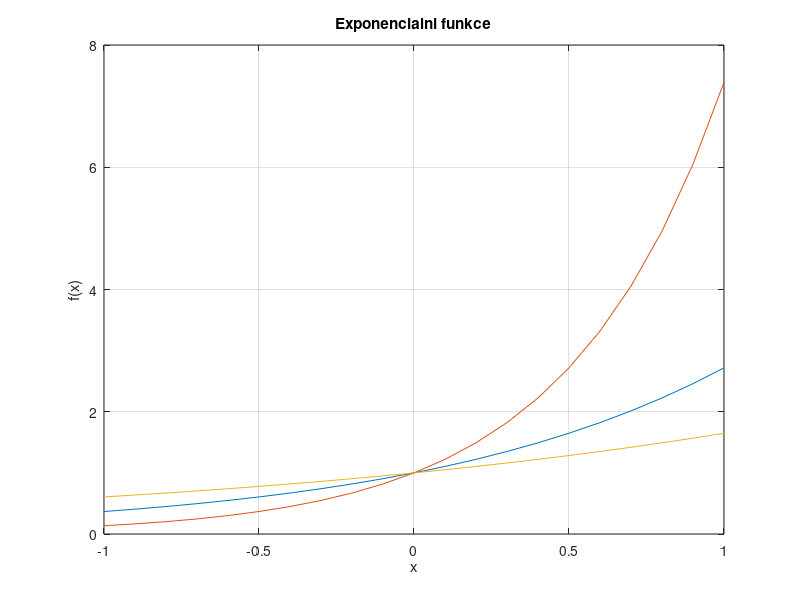

Write the MATLAB code that produced this figure.
%% - vytvoreni sekce (lze spoustet v Editor -> Run Section)
%
% ! UPOZORNENI !
% Pri pouzivani sekci (%%) si davejte pozor na prepisovani promenych ve
% workspace !
% 
% Ve cviceni sem se o tom nezminil. V ramci prvniho cviceni jsme meli 
% velmi jednoduche priklady tudiz nebylo potreba resit promene ve workspace
% avsak pri slozitejsich programech si musite dat pozor aby jste si
% neprepisovali jiz drive deklarovane promene. V ramci prilozeneho scriptu,
% jsem pro demonstraci dopsal do sekci prikazy clear a clc, aby bylo jasne,
% ze kazda seke reprezentuje jednu ulohu.

% vymazani command window
clc;

% uvolneni pameti ve workspace
clear;

% vypis do command window ahoj
disp('ahoj');

% ; - potlaceni vystupu v commmand window

% vytvoreni promenne ktera je konstanta
a = 10.0;

%% Pocvicenicko

clc;
clear;

% generovani vektoru od 1 do 10 s krokem 1 a
% zapsani do promenne 'a'
a = 1:10;

% obdobne generujeme s krokem 0.5
b = 1:0.5:10;

% ^ = ctrl + alt + 3
% x1 = (1:10).^1.5;
x1 = (1:10).^2;

% odmocnina na 2 = sqrt()
x2 = sqrt((1:10));

% command window >> x1 - x2
t = x1 - x2;

% b - a >> error
% vektor 10 vs 19

%% P. Numero 1

clc;
clear;

% vyska a
a = 10;

% vyska c
c = 5;

% hmotnost m
m = 1;

% tihove zrychleni
g = 9.81;

% vysledek mechanicka prace
W = m * g * (a + c); 

% vektor vysek a
a = [0, 5, 10];

% vysledek vektor mechanickych praci
W = m * g * (a + c);

% [] = ctrl + alt + f

%% P. Numero 2
% zvolena funkce bude sinus

clc;
clear;

x = 0:7;

% volani funkce sin() se vstupem x
y = sin(x);

% zjisteni velikosti vektoru
% whos y
% whos x

% plot funkce - vykresleni 2D grafu
% prvni vstup x-ova osa, druhy vstup y-ova osa
% treti vstup barva, lze pouzivat zkratky, ci 
% vypsat primo jako parametr napr. 'Color', 'red'
% jak je pouzito dale v kodu
plot(x,y,'r');

% popis x-ove osy
xlabel("x-ova osa");

% popis y-ove osy
ylabel("y-ova osa");

% generuj vektor od 0 do 2PI s krokem PI/100
X = 0:pi/100:2*pi;
Y = sin(X);

plot(X,Y,'b');

% pridani mrizky do grafu
grid on

%% P. Numero 3

clc;
clear;

% casovy vektor
t = 0:0.01:0.5;
% perioda
T = 0.4;
% frekvence
f = 1/T;
% amplituda
A = 5;
% uhel natoceni
fi = pi/2;

y_harm = A * sin(2 * pi * f * t + fi);
plot(t, y_harm, 'Color', 'red');
grid on;

% nadpis grafu
title('graf harmonickeho kmitu');
% popis x-ove osy
xlabel('time');
% popis y-ove osy
ylabel('amplitude');

%% P. Numero 4 - Domaci Procvicovani

clc;
clear;

% generovani vektoru od -1 do 1 s krokem 0.1
x = -1:0.1:1;

% prikaz x' = provede prehozeni z radku do sloupce: 1x21 -> 21x1
% Bud se provede invertovani sloupce za radek
% u vektoru x nebo pak u vykreslovani vektoru 
% vysupnich funkci y u prikazu plot. Pokud
% nepovedete ani jedno >> Error using plot Vectors must be the same length.
% 
% Jak by to vypadalo?
% % x = x'; - zakomentete tento radek
% plot(x, [y1' y2' y3']); - prepiste tento

x = x';

% zadane exponencialni funkce
y1 = exp(x);
y2 = exp(2 * x);
y3 = exp(x / 2);

% zobrazeni grafu, agregovaná osa y
plot(x, [y1 y2 y3]);

% zobrazeni mrizky
grid on;

% nadpis grafu
title('Exponencialni funkce');

% popis os
xlabel('x');
ylabel('f(x)');
